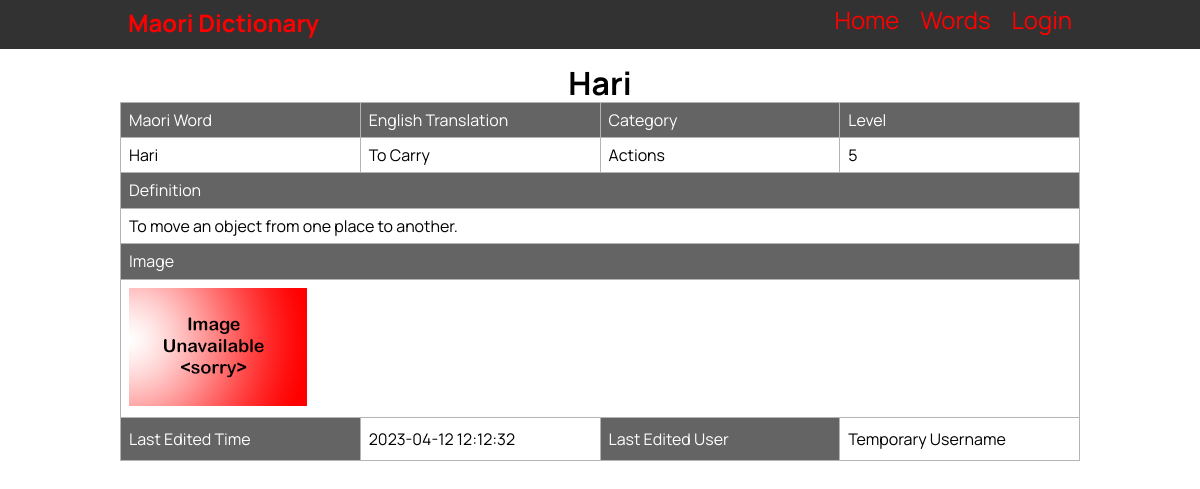
The page /individual_word/3 on the database its author committed.
### tables this page shows
CREATE TABLE "vocab_list"
(
    id                  integer
        constraint vocab_list_pk
            primary key autoincrement,
    maori_word          varchar(30),
    english_translation varchar(30),
    category            varchar(30),
    definition          varchar(100),
    level               integer,
    last_edited_time    date,
    last_edited_user    varchar(60)
, image_name varchar(30));

### app.py (the view)
@app.route('/individual_word/<word_id>')
def render_individual_word(word_id):
    word_info = get_word_info(word_id)
    return render_template('word_detail.html', page_name='Word ' + word_id, logged_in=is_logged_in(), admin=is_admin(),
                           word_information=word_info)

### app.py (called while the page is built)
def create_connection(db_file):
    try:
        connection = sqlite3.connect(db_file)
        return connection
    except Error as e:
        print(e)
    return None

def is_logged_in():
    if session.get('email') is None:
        return False
    else:
        return True

def is_admin():
    if is_logged_in():
        if session.get('role') == "Teacher" or session.get('role') == "Admin":
            return True
        else:
            return False
    else:
        return False

def get_word_info(word_id):
    con = create_connection(DATABASE)
    cur = con.cursor()
    query = "SELECT * FROM vocab_list WHERE id = ?"
    cur.execute(query, (word_id,))
    word_info = cur.fetchall()
    con.close()
    word_info = word_info[0]
    word_info = reformat_word_info(word_info)
    return word_info

def reformat_word_info(word):
    word_info = (word[0], str(word[1]).title(), str(word[2]).title(), str(word[3]).title(), str(word[4]).capitalize(),
                 word[5], word[6], word[7], word[8])
    return word_info

### templates/word_detail.html (shortened to what this page needs)
{% extends "base.html" %}
{% block pageheading %}{{ word_information[1] }}{% endblock %}
{% block main %}
<table id="wordinfomation">
    <tr class="header">
        <td style="width:25%">Maori Word</td>
        <td style="width:25%">English Translation</td>
        <td style="width:25%">Category</td>
        <td style="width:25%">Level</td>
    </tr>
    <tr>
        <td>{{ word_information[1] }}</td>
        <td>{{ word_information[2] }}</td>
        <td>{{ word_information[3] }}</td>
        <td>{{ word_information[5] }}</td>
    </tr>
    <tr class="header">
        <td colspan="4">Definition</td>
    </tr>
    <tr>
        <td colspan="4">{{ word_information[4] }}</td>
    </tr>
    <tr class="header">
        <td colspan="4">Image</td>
    </tr>
    <tr>
        <td colspan="4">
            <img src="/static/images/{{ word_information[8] }}.jpg">
        </td>
    </tr>
    <tr>
        <td class="header">Last Edited Time</td>
        <td>{{ word_information[6] }}</td>
        <td class="header">Last Edited User</td>
        <td>{{ word_information[7] }}</td>
    </tr>
</table>
{% endblock %}

### static/MDW.css (style rules this page uses)
* { font-family: 'Manrope', sans-serif; padding: 0; margin: 0; box-sizing: border-box; }
body { background-color: rgb(255, 255, 255); }
img { max-width: 100%; }
table { font-family: Arial, Helvetica, sans-serif; border-collapse: collapse; width: 100%; }
td, th { border: 1px solid #b4b4b4; padding: 8px; }
#word_list th, #filterlist th, #wordinfomation .header { padding-top: 12px; padding-bottom: 12px; text-align: left; background-color: #646464; color: white; }

### rows shown on the page
vocab_list: maori_word "Hari", english_translation "To Carry", category "Actions", level "5", definition "To move an object from one place to another.", image_name (placeholder picture), last_edited_time "2023-04-12 12:12:32", last_edited_user "Temporary Username"
